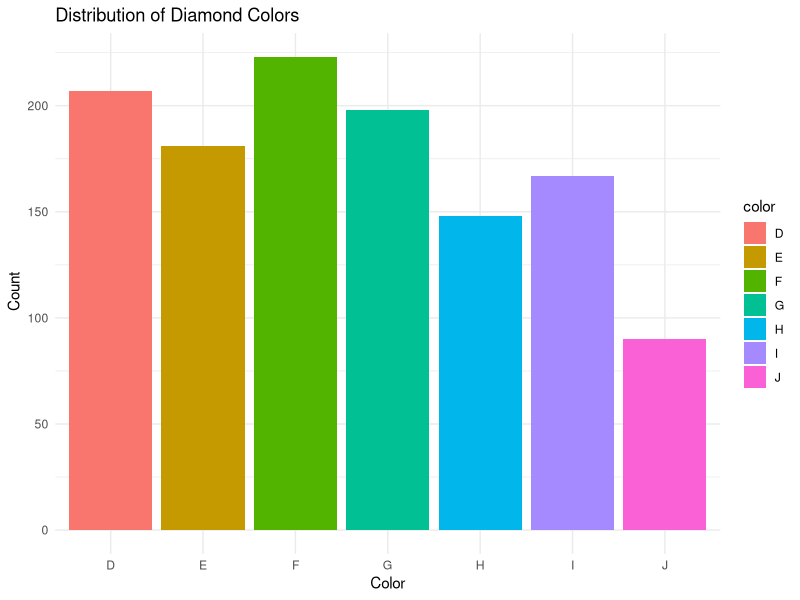
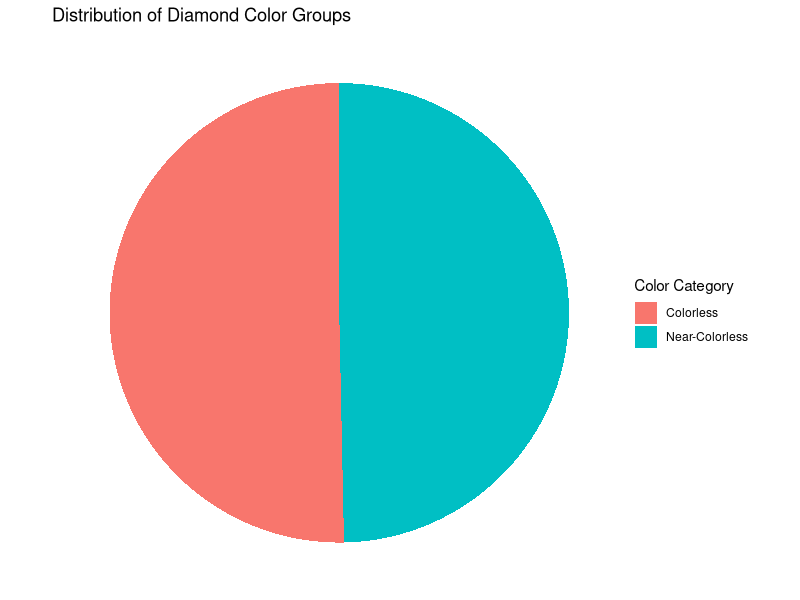

Write the R code that produced these figures, in order.
## ---- chunk 1
library(tidyverse)
library(MASS)

diamond <- read.csv("diamonds4.csv")
## ---- chunk 2
ggplot(diamond, aes(x=color, fill = color)) +
  geom_bar() +
  labs(title = "Distribution of Diamond Colors",
       x = "Color",
       y = " Count") +
  theme_minimal() +
  theme(legend.position = )
## ---- chunk 3

diamond <- diamond %>%
  mutate(color_category = case_when(
    color %in% c("D", "E", "F") ~ "Colorless",
    color %in% c("G", "H", "I", "J") ~ "Near-Colorless",
    color %in% c("K") ~ "Faint"
  ))

color_counts <- diamond %>%
  count(color_category)

ggplot(color_counts, aes(x="", y=n, fill=color_category)) + 
  geom_bar(stat="identity", width=1) + 
  coord_polar("y", start=0) + 
  labs(title = "Distribution of Diamond Color Groups",
       x = NULL,
       y = NULL,
       fill = "Color Category") + 
  theme_void()

